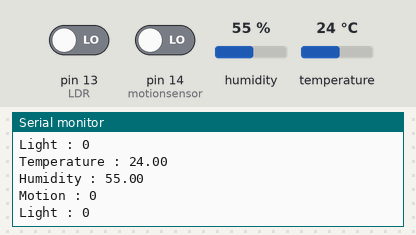
The sketch below on a simulated Arduino Uno, built with avr-gcc and run on an emulated ATmega328P. On the bench: the last lines printed to the serial monitor. The test bench sets the inputs (shaded band); at power-on: humidity 55 %, pin 13 (LDR) LOW, pin 14 (motionsensor) LOW, temperature 24 °C.

Above: at 1.8 s.
1.9 s: humidity set to 22 %
At 2.8 s:
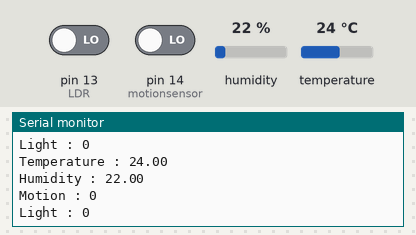
3.4 s: pin 13 (LDR) driven HIGH
At 4.7 s:
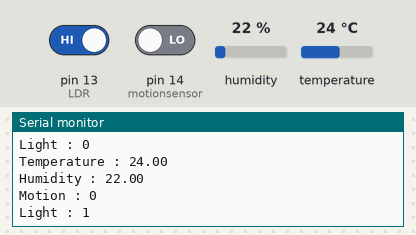
4.9 s: pin 14 (motionsensor) driven HIGH
6.4 s: temperature set to 12 °C
At 7.7 s:
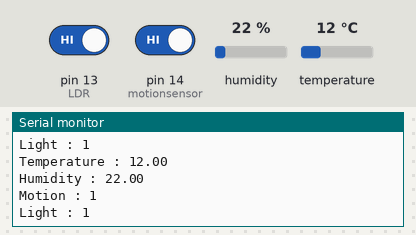
7.9 s: humidity set to 40 %
At 8.9 s:
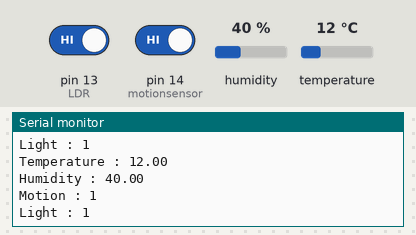
Timing chart, 0 to 10.4 s (numbered marks = the images above; inputs shaded):
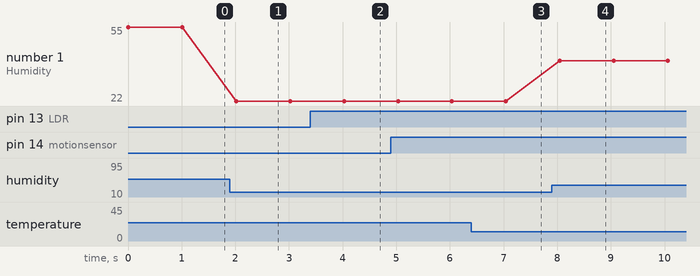

The sketch:

read_sensors.ino
```cpp
#include <Adafruit_Sensor.h>
#include <DHT_U.h>

// Define pins
const int DHTPIN = 12;
const int LDR = 13;
const int motionsensor = 14;

// DHT sensor parameters
#define DHTTYPE DHT22 // DHT 11
DHT_Unified dht(DHTPIN, DHTTYPE);
uint32_t delayMS;

void setupSensors()
{
  dht.begin();
  sensor_t sensor;
  dht.temperature().getSensor(&sensor);
  dht.humidity().getSensor(&sensor);

  pinMode(LDR, INPUT);
  pinMode(motionsensor, INPUT);
}
void readSensors()
{
  sensors_event_t event;
  dht.temperature().getEvent(&event);
  float temperature = event.temperature;
  Serial.println("Temperature : " + String(temperature));
  dht.humidity().getEvent(&event);
  float humidity = event.relative_humidity;
  Serial.println("Humidity : " + String(humidity));
  Serial.println("Motion : " + String(digitalRead(motionsensor)));
  Serial.println("Light : " + String(digitalRead(LDR)));
}
void setup()
{
  Serial.begin(115200);
  setupSensors();
}
void loop()
{
  readSensors();
  delay(1000);
}
```

Measured:
- after the input at 1.9 s, the serial monitor: prints a new line after 0.12 s (image 1)
- after the input at 3.4 s, the serial monitor: prints a new line after 0.63 s (image 2)
- after the input at 6.4 s, the serial monitor: prints a new line after 0.64 s (image 3)
- after the input at 7.9 s, the serial monitor: prints a new line after 0.15 s (image 4)
- plotted number 1: 55 → 22 after the input at 1.9 s, 22 → 40 after the input at 7.9 s
